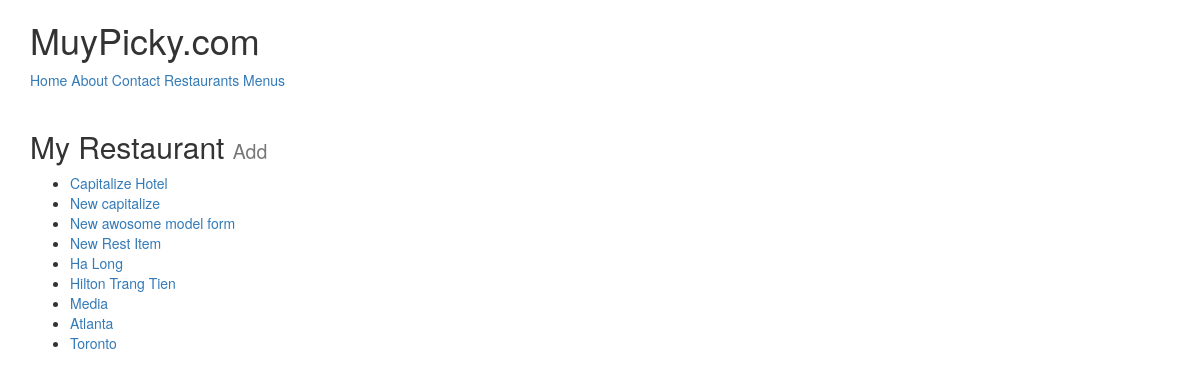
The page /restaurants/ (signed in) on the database its author committed.
### restaurants/models.py (models this page shows, shortened)
class RestaurantLocation(models.Model):
	owner		= models.ForeignKey(User) # Django Models Unleached JOINCFE.com
	name		= models.CharField(max_length=120)
	location	= models.CharField(max_length=120, null=True, blank=True)
	category	= models.CharField(max_length=120, null=True, blank=True, validators=[validate_category])
	timestamp	= models.DateTimeField(auto_now_add=True)
	updated		= models.DateTimeField(auto_now=True)
	slug		= models.SlugField(null=True, blank=True)
	objects = RestaurantLocationManager()		# add Model.objects.all()
	class Meta:
		ordering = ['-updated', '-timestamp']
	def get_absolute_url(self):		#get_absolute_url
		return reverse('restaurants:detail', kwargs={'slug': self.slug})

### restaurants/views.py (the view)
class RestaurantListView(LoginRequiredMixin,ListView):
		def get_queryset(self):
			return RestaurantLocation.objects.filter(owner = self.request.user).order_by('-updated')

### restaurants/models.py (called while the page is built)
	def get_queryset(self):
		return RestaurantLocationQuerySet(self.model, using=self._db)

### restaurants/templates/restaurants/restaurantlocation_list.html (shortened to what this page needs)
{% extends 'base.html' %}
{% block content %}
	<h2>My Restaurant <a href="{% url 'restaurants:create' %}"> <small>Add </small></a></h2>
	<ul>
	{% for obj in object_list %}
		<li><a href="{{ obj.get_absolute_url }} ">{{obj.name }}</a></li>
	{% empty %}
		<li><a href="{% url 'restaurants:create' %}"> <small>Add New One</small></a></li>
	{% endfor %}
	</ul>
{% endblock %}

### rows shown on the page
RestaurantLocation: name "Capitalize Hotel"
RestaurantLocation: name "New capitalize"
RestaurantLocation: name "New awosome model form"
RestaurantLocation: name "New Rest Item"
RestaurantLocation: name "Ha Long"
RestaurantLocation: name "Hilton Trang Tien"
RestaurantLocation: name "Media"
RestaurantLocation: name "Atlanta"
RestaurantLocation: name "Toronto"
